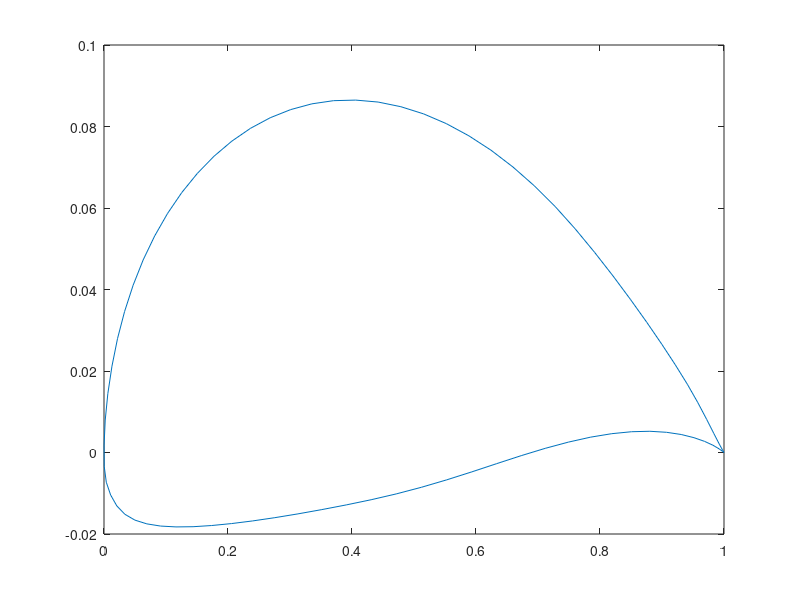
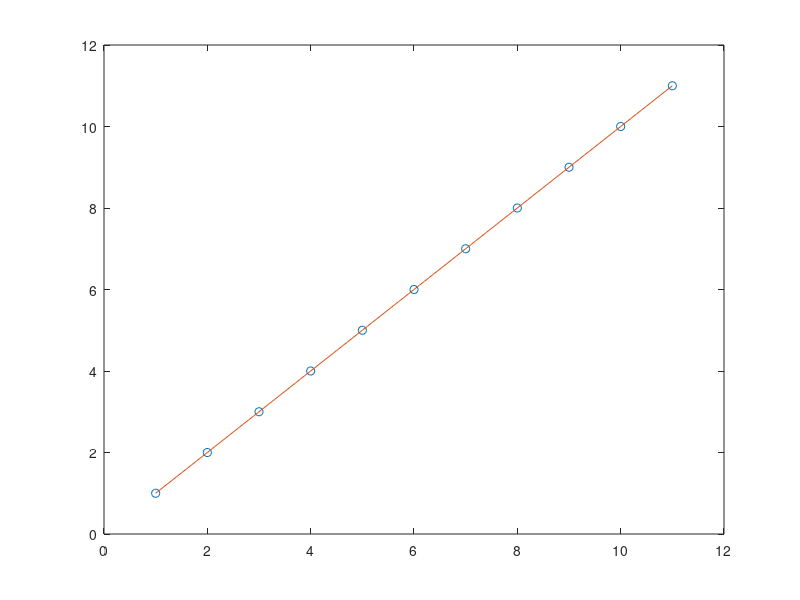

Source code (MATLAB) for these figures, in order: (Note: this script raises an error after producing the figures.)
%Script for calculating stresses on a wind turbine

clear
clc

%Define points of turbine (all units in meters and kg and m/s)
points(1:11,1) = 1:11;

%area calculation
aerofoilDefinition = fopen('sg6042.txt', 'r');   %change text to load different set of points
fscanf(aerofoilDefinition,'%c %c %c',3);  %read first line + discard (just header titles)
aeroFoilPoints = fscanf(aerofoilDefinition, '%f %f %f', [3,Inf]);
aeroFoilPoints(3,:) = [];

plot(aeroFoilPoints(1,:),aeroFoilPoints(2,:));
figure


points(1:11,2) = 1:11;


density = 1070;
angVel = 10;
accuracy = 0.1;

betterPoints(:,1) = points(1,1):accuracy:points(end,1);
%spline interpolation of points
betterPoints(:,2) = spline(points(:,1), points(:,2), betterPoints(:,1));
plot(points(:,1), points(:,2), 'o', betterPoints(:,1), betterPoints(:,2));
%pass function into integration script
centIntFuncHandle = @centIntFunc;
centResult = simpsonInt(1, 11, points, centIntFuncHandle);
centResult = centResult * density * angVel^2;
fprintf('final centrifigual force is %2.2f \n', centResult)


%function for calculating centrifugal force at each dx
function vol = centIntFunc(points)
    vol = points(:,1) .* points(:,2);
end


%remember to devide by area at root to get stress
